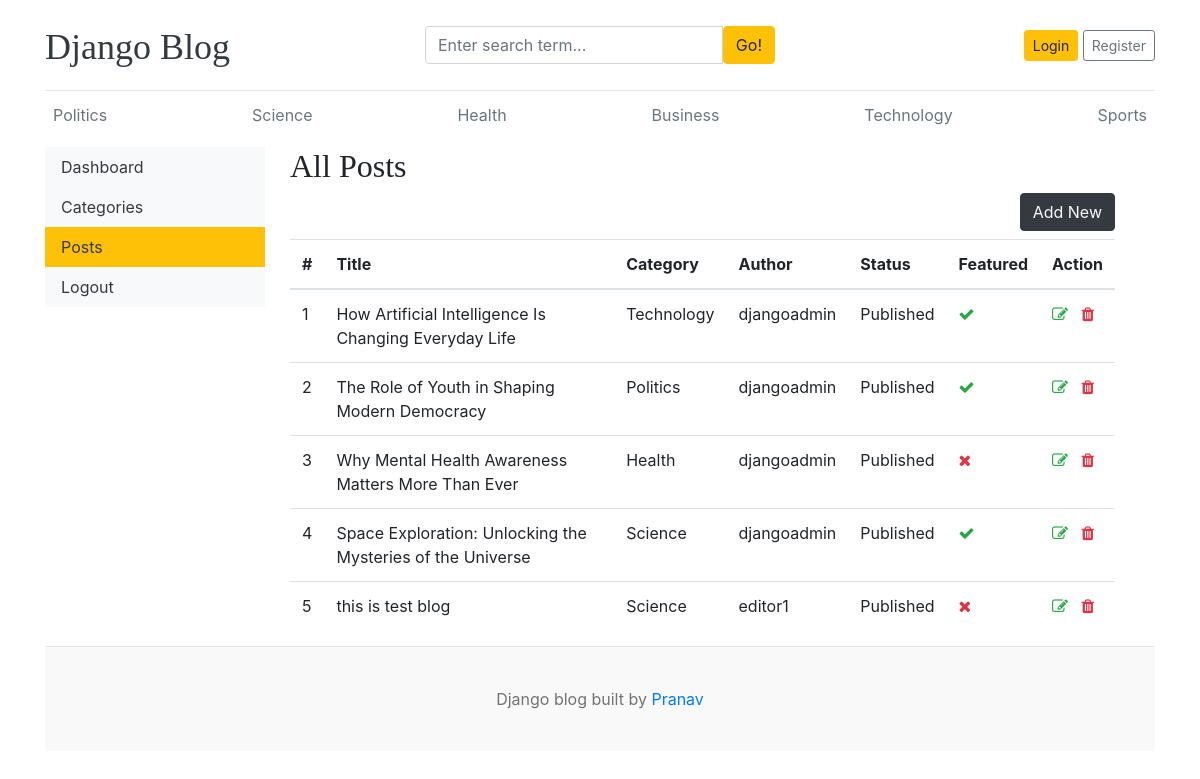
The app's page /dashboard/posts/ with its own data.
### blogs/models.py (models this page shows, shortened)
class Category(models.Model):
    category_name = models.CharField(max_length=50, unique=True)
    created_at = models.DateTimeField(auto_now_add=True)
    updated_at = models.DateTimeField(auto_now=True)
    class Meta:
        verbose_name_plural = 'categories'
    def __str__(self):
        return self.category_name

class Blog(models.Model):
    title = models.CharField(max_length=100)
    slug = models.SlugField(max_length=150, unique=True, blank=True)
    category = models.ForeignKey(Category, on_delete=models.CASCADE)
    author = models.ForeignKey(User, on_delete=models.CASCADE)
    featured_image = models.ImageField(upload_to='uploads/%Y/%m/%d')
    short_description = models.TextField(max_length=500)
    blog_body = models.TextField(max_length=2000)
    status = models.CharField(max_length=20, choices=STATUS_CHOICES, default="Draft")
    is_featured = models.BooleanField(default=False)
    created_at = models.DateTimeField(auto_now_add=True)
    updated_at = models.DateTimeField(auto_now=True)

### dashboards/views.py (the view)
# urls.py: path('posts/', views.posts, name='posts'),
def posts(request):
    posts = Blog.objects.all()
    context = {
        'posts': posts,
    }
    return render(request, 'dashboard/posts.html', context)

### blogs/context_processors.py (called while the page is built)
def get_categories(request):
    categories = Category.objects.all()
    return dict(categories=categories)

def get_social_links(request):
    social_links = SocialLink.objects.all()
    return dict(social_links=social_links)

### templates/dashboard/posts.html (shortened to what this page needs)
{% extends "base.html" %}
{% block content %}
<div class="row">
    {% include 'dashboard/sidebar.html' %}
    <div class="col-md-9">
        <h2>All Posts</h2>
        <a href="{% url 'add_post' %}" class="btn btn-dark text-light float-right mb-2">Add New</a>
        <table class="table table-hover">
            <thead>
                <tr>
                    <th>#</th>
                    <th>Title</th>
                    <th>Category</th>
                    <th>Author</th>
                    <th>Status</th>
                    <th>Featured</th>
                    <th>Action</th>
                </tr>
            </thead>
            <tbody>
            {% for post in posts %}
                <tr>
                <td>{{forloop.counter}}</td>
                    <td>{{post.title}}</td>
                    <td>{{post.category}}</td>
                    <td>{{post.author}}</td>
                    <td>{{post.status}}</td>
                    <td>{% if post.is_featured %}<i class="fa fa-check text-success"></i>{% else %}<i class="fa fa-times text-danger"></i>{% endif %}</td>
                    <td>
                        <a href="{% url 'edit_post' post.id %}"><i class="fa fa-edit text-success"></i></a>
                        <a href="{% url 'delete_post' post.id %}"><i class="fa fa-trash text-danger"></i></a>
                    </td>
                </tr>
            {% endfor %}
            </tbody>
        </table>
    </div>
</div>
{% endblock %}

### templates/base.html (shortened to what this page needs)
{% load static %}
<!DOCTYPE html>
<html lang="en">
<head>
    <link href="https://getbootstrap.com/docs/4.0/dist/css/bootstrap.min.css" rel="stylesheet">
    <link rel="stylesheet" href="https://cdnjs.cloudflare.com/ajax/libs/font-awesome/4.7.0/css/font-awesome.min.css">
    <link href="{% static "css/blog.css" %}" rel="stylesheet">
  </head>
<body>
    <div class="container">
      <header class="blog-header py-3">
        <div class="row flex-nowrap justify-content-between align-items-center">
          <div class="col-4 pt-1">
            <a class="blog-header-logo text-dark" href="/">Django Blog</a>
          </div>
          <div class="col-4">
            <form action="{% url 'search' %}" method="GET">
              <div class="input-group">
                  <input class="form-control" type="text" name="keyword" placeholder="Enter search term..." aria-label="Enter search term..." aria-describedby="button-search" />
                  <button type="submit" class="btn btn-warning" id="button-search" type="button">Go!</button>
              </div>
            </form>
          </div>
          <div class="col-4 d-flex justify-content-end align-items-center">
            {% if not user.is_authenticated %}
            <a class="btn btn-sm btn-warning" href="{% url 'login' %}">Login</a> &nbsp;
            <a class="btn btn-sm btn-outline-secondary" href="{% url 'register' %}">Register</a>
            {% else %}
            <span><a href="{% url 'dashboard' %}">Dashboard</a></span>
            &emsp;
            <span><a href="{% url 'logout' %}" class="btn btn-danger">Logout</a></span>
            {% endif %}
          </div>
        </div>
      </header>
      <div class="nav-scroller py-1 mb-2">
        <nav class="nav d-flex justify-content-between">
          {% for cat in categories %}
          <a class="p-2 text-muted" href="{% url 'posts_by_category' cat.id %}">{{ cat.category_name }}</a>
          {% endfor %}
        </nav>
      </div>
{% block content %}
{% endblock %}
<footer class="blog-footer">
  <p>Django blog built by <a href="#">Pranav</a></p>
</footer>
</body>
</html>

### blog_main/static/css/blog.css (style rules this page uses)
.blog-header { border-bottom: 1px solid #e5e5e5; }
.blog-header-logo { font-family: "Playfair Display", Georgia, "Times New Roman", serif; font-size: 2.25rem; }
h1, h2, h3, h4, h5, h6 { font-family: "Playfair Display", Georgia, "Times New Roman", serif; }
.blog-footer { padding: 2.5rem 0; color: #727272; text-align: center; background-color: #f9f9f9; border-top: .05rem solid #e5e5e5; }
.blog-footer p:last-child { margin-bottom: 0; }

### records on screen
Category: category_name "Politics"
Category: category_name "Science"
Category: category_name "Health"
Category: category_name "Business"
Category: category_name "Technology"
Category: category_name "Sports"
Blog: title "How Artificial Intelligence Is Changing Everyday Life", category "Technology", author "djangoadmin", status "Published", is_featured True (drawn)
Blog: title "The Role of Youth in Shaping Modern Democracy", category "Politics", author "djangoadmin", status "Published", is_featured True (drawn)
Blog: title "Why Mental Health Awareness Matters More Than Ever", category "Health", author "djangoadmin", status "Published", is_featured False (drawn)
Blog: title "Space Exploration: Unlocking the Mysteries of the Universe", category "Science", author "djangoadmin", status "Published", is_featured True (drawn)
Blog: title "this is test blog", category "Science", author "editor1", status "Published", is_featured False (drawn)
